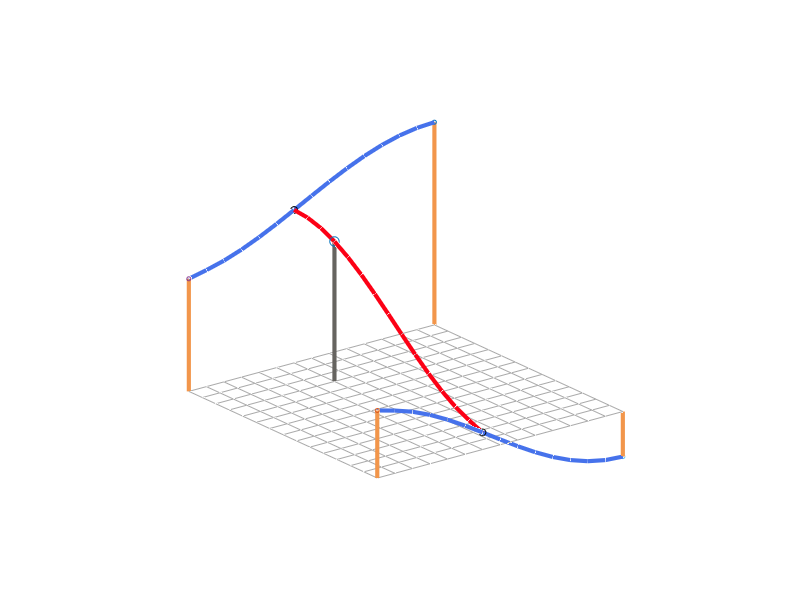

Write MATLAB code to recreate this figure.
% 2D bilinear interpolation
% Showing what happens to interpolate a point of 1 lattice
function valueNoise2DInterpolationDemo()
  % Example
  % Lattice has wavelength of num_points
  num_points = 15;

  % Initialize noise matrix
  grid_size = [num_points, num_points];
  noise = zeros(grid_size);
  % Set random heights to lattice corners --- in this case we will hardcode them
  noise(1,1) = 15;
  noise(1,num_points) = 25;
  noise(num_points,1) = -10;
  noise(num_points,num_points) = 45;

  % How do we interpolate the value at position (7, 12), for example ?
  % - We first find the interpolation of coord X the "sides" of the lattice, nx0 and nx1

  poi = [7 12];

  % nx0 - from (1,1) to (num_points,1)
  nx0 = interpCos(poi(1), num_points, noise(1,1), noise(num_points,1));
  % nx1 - from (1,num_points) to (num_points,num_points)
  nx1 = interpCos(poi(1), num_points, noise(1,num_points), noise(num_points,num_points));
  % The result is also interpolated at the Y position
  nx1 = interpCos(poi(2), num_points, nx0, nx1);


  %%%%%%%%%%%%%%%%%%%%%%%%%%%%%%%%%%%%%%%%%%%%%%%%
  %  Visual representation of what we have done
  figure;
  grid = zeros(grid_size);

  % Paint the grid and the lattice point random values
  mesh(grid, "facecolor", "none", "edgecolor", "#a9a9a9");  hold on;
  % Paint the lattice points
  plot3([1 1],[1 1], [0 noise(1,1)], 'linewidth', 3, 'color', '#f2964b');   hold on;
  plot3([1],[1], [noise(1,1)], 'o','MarkerSize',3);   hold on;

  plot3([1 1],[num_points num_points], [0 noise(1,num_points)], 'linewidth', 3, 'color', '#f2964b');  hold on;
  plot3([1],[num_points], [noise(1,num_points)], 'o','MarkerSize',3);   hold on;

  plot3([num_points num_points],[1 1], [0 noise(num_points,1)], 'linewidth', 3 , 'color', '#f2964b');  hold on;
  plot3([num_points], [1], [noise(num_points,1)], 'o','MarkerSize',3);   hold on;

  plot3([num_points num_points],[num_points num_points], [0 noise(num_points,num_points)], 'linewidth', 3 , 'color', '#f2964b');  hold on;
  plot3([num_points], [num_points], [noise(num_points,num_points)], 'o','MarkerSize',3);   hold on;

  % Draw the linear interpolation of the first sides
  side = zeros(1,num_points);
  for i=2:num_points-1
    side(i) = interpCos(i, num_points, noise(1,1), noise(num_points,1));
  endfor
  side(1) = noise(1,1);
  side(num_points) = noise(num_points,1);
  xs = 1:num_points;
  ys = ones(1,num_points);
  plot3(xs, ys, side, 'linewidth', 3, 'color','#4672eb'); hold on;

  side2 = zeros(1,num_points);
  for i=2:num_points-1
    side2(i) = interpCos(i, num_points, noise(1,num_points), noise(num_points,num_points));
  endfor
  side2(1) = noise(1,num_points);
  side2(num_points) = noise(num_points,num_points);
  xs = 1:num_points;
  ys = ones(1,num_points) * num_points;
  plot3(xs, ys, side2, 'linewidth', 3, 'color','#4672eb'); hold on;

   % Plot the point of x = poi(1) on the sides (nx0 and nx1)
  plot3(poi(1), [1], side(poi(1)), 'o','MarkerSize',5, 'color', 'k');   hold on;
  plot3(poi(1), [num_points], side2(poi(1)), 'o','MarkerSize',5, 'color', 'k');   hold on;

  % Calc the interpolation between sides
  finalside = zeros(1, num_points);
  for i=2:num_points-1
    finalside(i) = interpCos(i, num_points, side(poi(1)), side2(poi(1)));
  endfor
  finalside(1) = side(poi(1));
  finalside(num_points) = side2(poi(1));
  xs = ones(1,num_points) * poi(1);
  ys = 1:num_points;
  plot3(xs, ys, finalside, 'linewidth', 3, 'color','#fc0015'); hold on;

  % Plot the interest point - the one interpolated
  plot3([poi(1) poi(1)],[poi(2) poi(2)], [0 finalside(poi(2))], 'linewidth', 3, 'color','#666460');   hold on;
  plot3(poi(1), poi(2), finalside(poi(2)), 'o','MarkerSize',7);   hold on;

  axis off; box off;
end;


function y = interpCos(x, wavelength, y1, y2)
  position = mod(x, wavelength) / wavelength;
  ft = position * pi;
  f = (1 - cos(ft)) * 0.5;
  y = y1 * (1 - f) + y2 * f;
end;



